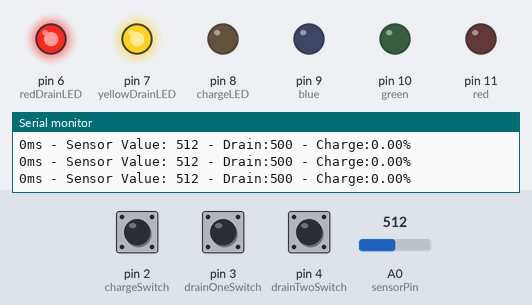
Bench run of a sketch on a simulated Arduino Uno, built with avr-gcc and run on an emulated ATmega328P. On the bench: output pins drawn as LEDs (lit = HIGH), the last lines printed to the serial monitor. Inputs (shaded band) come from the test bench; at power-on: pin 4 (drainTwoSwitch) HIGH, pin 2 (chargeSwitch) LOW, pin 3 (drainOneSwitch) HIGH, A0 (sensorPin) = 512.

Above: at 1.2 s.
1.3 s: pin 4 (drainTwoSwitch) pulled LOW for 1 s
At 2.1 s:
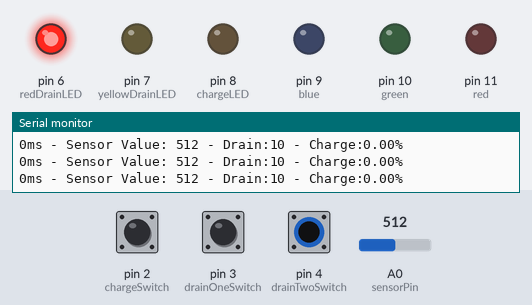
3.8 s: pin 2 (chargeSwitch) pulled HIGH for 0.15 s
At 4.4 s:
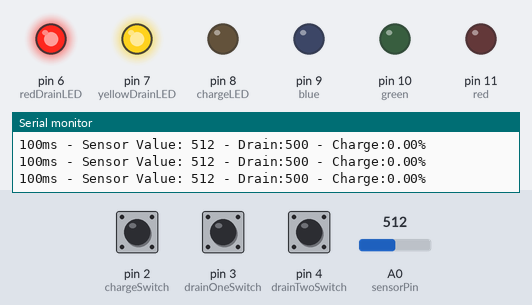
5.4 s: pin 3 (drainOneSwitch) pulled LOW for 1 s
At 6.2 s:
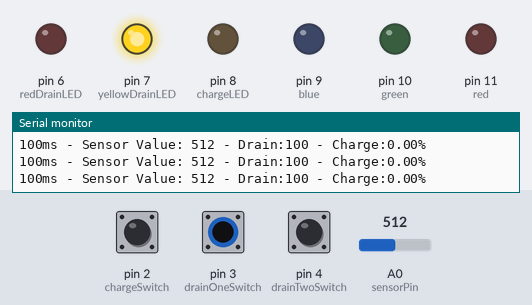
7.9 s: A0 (sensorPin) set to 90
10.9 s: pin 2 (chargeSwitch) pulled HIGH for 1 s
At 11.7 s:
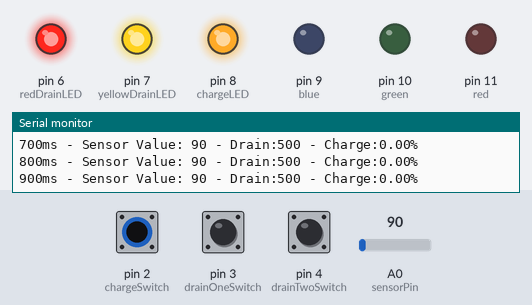
13.4 s: pin 4 (drainTwoSwitch) pulled LOW for 0.15 s
At 13.9 s:
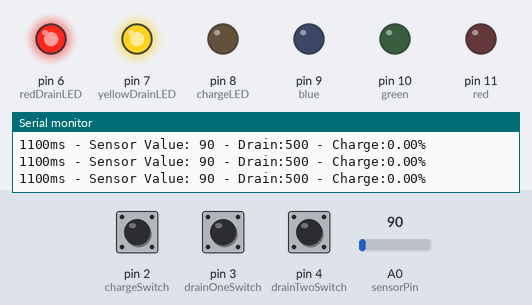
Timing chart, 0 to 16.4 s (numbered marks = the images above; inputs shaded):
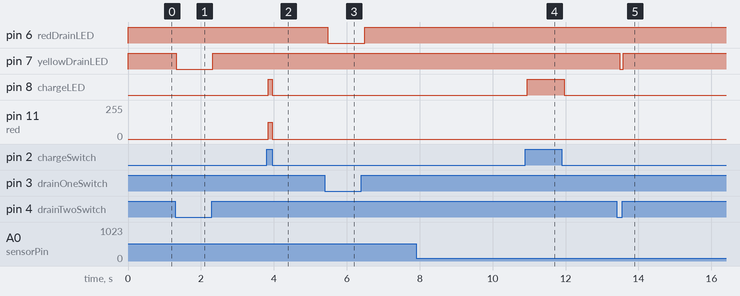

The sketch:

Day_10.ino
```cpp
// Day 10 code...
//Added a battery drain function which corresponds to switches 2 & 3 and adjusts the amount of battery draw accordingly
//Added a charging switch and LED indicator to disable the charging with Switch 1 and LED will light accordingly

int sensorPin = A0;   // select the *analog zero* input pin for probing the photoresistor
int sensorValue = 0;  // variable that we'll use to store the value reading from the sensor

int red = 11;  // these are our output pins for three LED colors
int green = 10;
int blue = 9;

int chargeLED = 8;  //port for LED used to indicate charging is on
int redDrainLED = 6;  //port used to indicate level one battery drain
int yellowDrainLED = 7; //port used to indicate level two battery drain

int chargeSwitch = 2; //port for switch 1 to be used to turn charging on or off
int drainOneSwitch = 3; //port to turn on level one drain
int drainTwoSwitch = 4; //port to turn on level two drain

unsigned int batteryCapacity = 50000;
unsigned int batteryLevel = 0;
unsigned int ticks = 0;
unsigned int wait = 100;
double PercentFull;

//******************************************

void setup() {
  // Declare the RGB LED pins as outputs:
  pinMode(red, OUTPUT);
  pinMode(green, OUTPUT);
  pinMode(blue, OUTPUT);
  pinMode(chargeLED, OUTPUT);
  pinMode(chargeSwitch, INPUT);
  pinMode(redDrainLED, OUTPUT);
  pinMode(yellowDrainLED, OUTPUT);
  pinMode(drainOneSwitch, INPUT);
  pinMode(drainTwoSwitch, INPUT);

  // Start serial monitor
  Serial.begin(9600);
  digitalWrite(chargeLED, LOW);
}

//******************************************

void RGB_color(int red_value, int green_value, int blue_value)
 {
// custom function to set three PWM color channels to any given mixture
// it returns NO numerical result (void)

  analogWrite(red, red_value);
  analogWrite(green, green_value);
  analogWrite(blue, blue_value);
}

//******************************************

 double getBatteryPercentage() {
// custom function calculates battery charge percentage
// and returns the result as a double precision number

  return (((double)batteryLevel / (double)batteryCapacity)*100);

}

//******************************************

void ShowBatteryPercentage() {
  //  send battery results to both serial and LED outputs
   //  calculate the charge percentage with a custom function...
  PercentFull=getBatteryPercentage();

    if(batteryLevel >= batteryCapacity) {
      Serial.print(ticks);
      Serial.print("ms - Sensor Value:");
      Serial.print(sensorValue);
      Serial.print(" - Drain:");
      Serial.print(BatteryDrain());
      Serial.println(" - FULLY CHARGED");
      batteryLevel = batteryCapacity; // to prevent integer from continuing to increase
      ticks = 0;
      RGB_color(0, 125, 0); // Green for charging complete
      delay(5000);      // long pause
    }
    else{
    // print the elasped time
      Serial.print(ticks);
      Serial.print("ms - Sensor Value: ");
      Serial.print(sensorValue);
      Serial.print(" - Drain:");
      Serial.print(BatteryDrain());
      Serial.print(" - Charge:");
    // print the percent charge
      Serial.print(PercentFull);
    // print a percent character and line return...
      Serial.println("%");

    // Now let's light the LED with the appropriate color...

      if (PercentFull == 0) {
        RGB_color(0, 0, 0);
      }
      else if (PercentFull > 0 && PercentFull <= 25)
      {
        RGB_color(125, 0, 0); // red
      }
      else if (PercentFull > 25 && PercentFull <= 50){
        RGB_color(255, 80, 0); // yellow-ish
      }
      else if (PercentFull > 50 && PercentFull <= 75) {
        RGB_color(0, 125, 125); // blue-ish
      }
      else if (PercentFull > 75 && PercentFull < 100) {
        RGB_color(125, 125, 125); // white
      }
    }
}

//******************************************

int BatteryDrain(){
  if (digitalRead(drainOneSwitch) == LOW && digitalRead(drainTwoSwitch) == LOW){
    digitalWrite(redDrainLED, LOW);
    digitalWrite(yellowDrainLED, LOW);
    return (0);
  }
  if (digitalRead(drainOneSwitch) == HIGH && digitalRead(drainTwoSwitch) == LOW){
    digitalWrite(redDrainLED, HIGH);
    digitalWrite(yellowDrainLED, LOW);
    return (10);
  }
  if (digitalRead(drainOneSwitch) == LOW && digitalRead(drainTwoSwitch) == HIGH){
    digitalWrite(redDrainLED, LOW);
    digitalWrite(yellowDrainLED, HIGH);
    return (100);
  }
  if (digitalRead(drainOneSwitch) == HIGH && digitalRead(drainTwoSwitch) == HIGH){
    digitalWrite(redDrainLED, HIGH);
    digitalWrite(yellowDrainLED, HIGH);
    return (500);
  }
}

void loop() {

  sensorValue = analogRead(sensorPin); // read the value from the sensor

  if (digitalRead(chargeSwitch) == HIGH){
    digitalWrite(chargeLED, HIGH);  //turn on charging LED
    batteryLevel += sensorValue;
    //add function call to check battery drain
    ticks += wait;
  }
  else {
    digitalWrite(chargeLED, LOW); //turns off charging LED
  }

  if (batteryLevel > BatteryDrain()){
    batteryLevel -= BatteryDrain();
  }
  else {
    batteryLevel = 0;
  }

  ShowBatteryPercentage();
  delay(wait);
}
 
```

Measured:
- after the input at 1.3 s, pin 7 (yellowDrainLED): HIGH → LOW at once, → HIGH 1.0 s later
- after the input at 3.8 s, pin 8 (chargeLED): LOW → HIGH after 0.05 s, → LOW 0.10 s later; pin 11 (red): 0/255 → 125/255 after 0.05 s, → 0/255 0.10 s later
- after the input at 5.4 s, pin 6 (redDrainLED): HIGH → LOW after 0.07 s, → HIGH 1.0 s later
- after the input at 10.9 s, pin 8 (chargeLED): LOW → HIGH after 0.05 s, → LOW 1.0 s later
- after the input at 13.4 s, pin 7 (yellowDrainLED): HIGH → LOW after 0.08 s, → HIGH 0.10 s later
